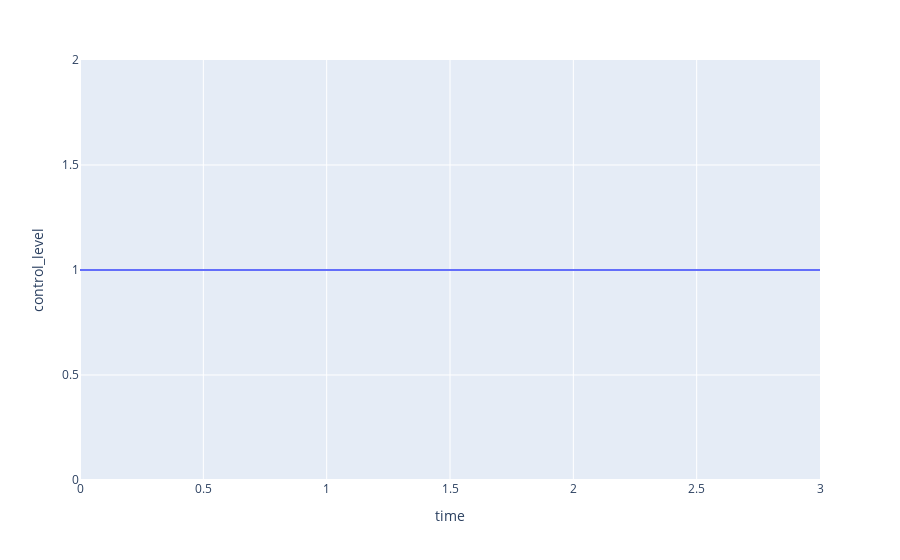

The notebook cell saved with this chart:
### Markdown cell above
## Lights on for fixed duration

### Code cell
# What light level to return to after the program
end_light_level = 0

# list of light levels
light_level = np.array([1])

# Duration that each level is fixed (min)
light_dur = np.array([3/60])

# Run control program
re.run_program(dmx, aud_path=aud_path, log_path=log_path, light_level=light_level, 
    light_dur=light_dur, trig_video=True, echo=False, plot_data=True, 
    movie_prefix=moviefile_prefix, LED_IP=LED_IP, control_hw=control_hw)

if control_hw:
    # Set ending log intensity
    dmx.set_channel(1, int(end_light_level*255))  

# print(df)

### Figure 1 — Plotly figure (JSON) as saved in the notebook; plotly's stock layout.template omitted (floating-point values rounded to 4 significant figures; data arrays with more than 128 entries replaced by an {"elided": "..."} marker saying what was removed)
{"data": [{"hovertemplate": "time=%{x}<br>control_level=%{y}<extra></extra>", "legendgroup": "", "line": {"color": "#636efa", "dash": "solid"}, "marker": {"symbol": "circle"}, "mode": "lines", "name": "", "showlegend": false, "type": "scattergl", "x": {"elided": "3000 float values"}, "xaxis": "x", "y": {"elided": "3000 int values"}, "yaxis": "y"}], "layout": {"legend": {"tracegroupgap": 0}, "margin": {"t": 60}, "xaxis": {"anchor": "y", "domain": [0, 1], "title": {"text": "time"}}, "yaxis": {"anchor": "x", "domain": [0, 1], "title": {"text": "control_level"}}}}
